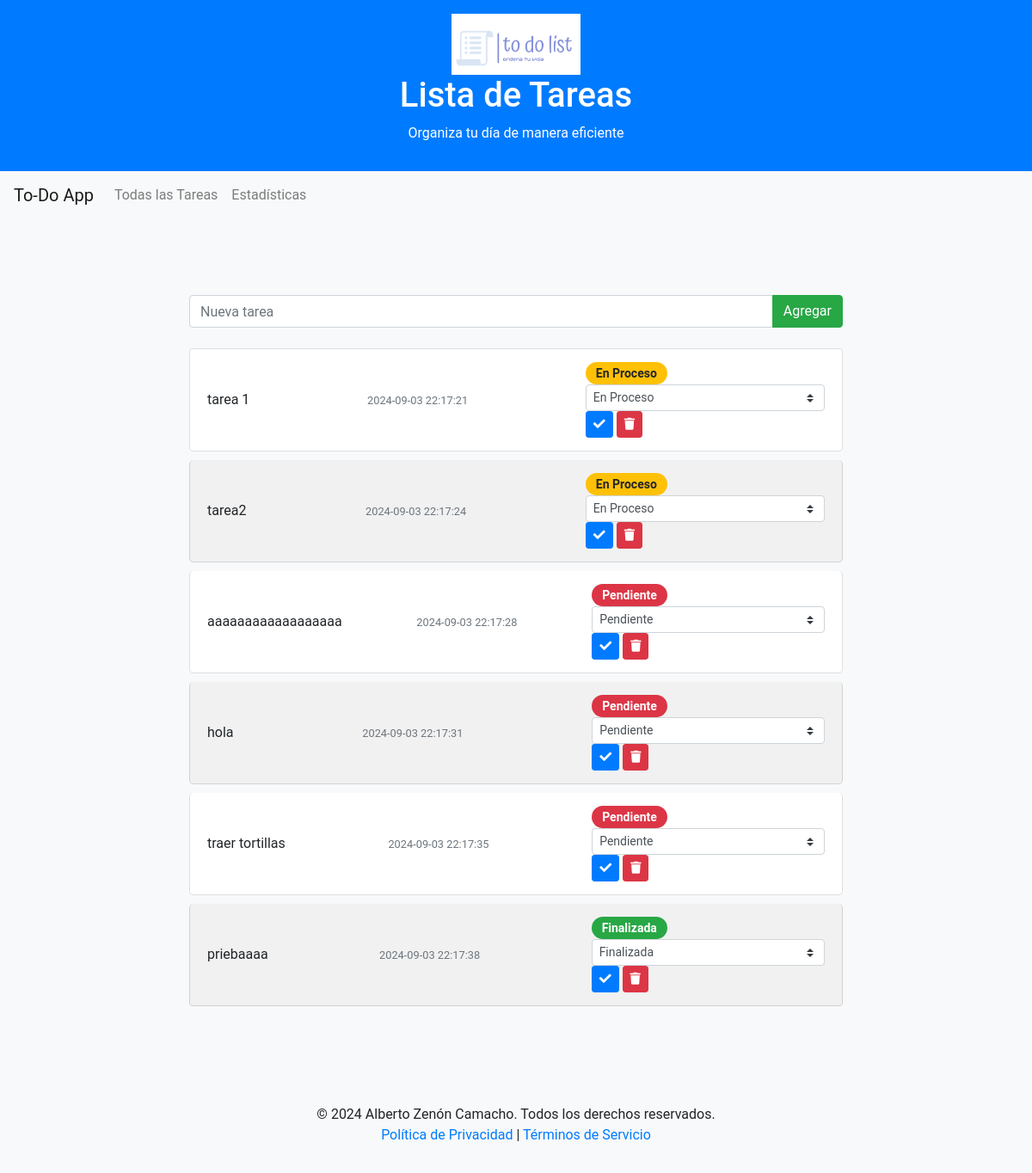
The page / on the database its author committed.
### tables this page shows
CREATE TABLE tasks (
            id INTEGER PRIMARY KEY AUTOINCREMENT,
            title TEXT NOT NULL,
            status TEXT NOT NULL,
            created_at TEXT NOT NULL
        );

### app.py (the view)
@app.route('/')
def index():
    conn = get_db_connection()
    tasks = conn.execute('SELECT * FROM tasks').fetchall()
    conn.close()
    return render_template('index.html', tasks=tasks)

### app.py (called while the page is built)
def get_db_connection():
    conn = sqlite3.connect('database.db')
    conn.row_factory = sqlite3.Row
    return conn

### templates/index.html (shortened to what this page needs)
{% extends 'base.html' %}
{% block content %}
    <form action="/add" method="POST" class="mb-4">
        <div class="input-group">
            <input type="text" name="title" class="form-control" placeholder="Nueva tarea" required>
            <div class="input-group-append">
                <button class="btn btn-success" type="submit">Agregar</button>
            </div>
        </div>
    </form>
    <ul class="list-group">
        {% for task in tasks %}
            <li class="list-group-item d-flex justify-content-between align-items-center">
                <span class="task-title">{{ task.title }}</span>
                <span class="text-muted small">{{ task.created_at }}</span>
                <div class="task-actions">
                    <span class="badge badge-pill {% if task.status == 'Pendiente' %}badge-danger{% elif task.status == 'En Proceso' %}badge-warning{% else %}badge-success{% endif %}">{{ task.status }}</span>
                    <form action="/update/{{ task.id }}" method="POST" class="d-inline">
                        <select name="status" class="custom-select custom-select-sm">
                            <option value="Pendiente" {% if task.status == 'Pendiente' %}selected{% endif %}>Pendiente</option>
                            <option value="En Proceso" {% if task.status == 'En Proceso' %}selected{% endif %}>En Proceso</option>
                            <option value="Finalizada" {% if task.status == 'Finalizada' %}selected{% endif %}>Finalizada</option>
                        </select>
                        <button type="submit" class="btn btn-sm btn-primary">
                            <i class="fas fa-check"></i>
                        </button>
                    </form>
                    <a href="/delete/{{ task.id }}" class="btn btn-sm btn-danger">
                        <i class="fas fa-trash"></i>
                    </a>
                </div>
            </li>
        {% endfor %}
    </ul>
{% endblock %}

### templates/base.html (shortened to what this page needs)
<!DOCTYPE html>
<html lang="es">
<head>
    <link rel="stylesheet" href="https://stackpath.bootstrapcdn.com/bootstrap/4.5.2/css/bootstrap.min.css">
    <link rel="stylesheet" href="{{ url_for('static', filename='css/styles.css') }}">
    <link rel="stylesheet" href="https://cdnjs.cloudflare.com/ajax/libs/font-awesome/5.15.1/css/all.min.css">
</head>
<body>
    <header class="bg-primary text-white text-center py-3">
        <img src="{{ url_for('static', filename='images/logo.png') }}" alt="Logo" class="img-fluid" style="max-width: 150px;">
        <h1>Lista de Tareas</h1>
        <p>Organiza tu día de manera eficiente</p>
    </header>
    <nav class="navbar navbar-expand-lg navbar-light bg-light">
        <a class="navbar-brand" href="#">To-Do App</a>
        <div class="collapse navbar-collapse" id="navbarNav">
            <ul class="navbar-nav">
                <li class="nav-item">
                    <a class="nav-link" href="/">Todas las Tareas</a>
                </li>
                <li class="nav-item">
                    <a class="nav-link" href="/statistics">Estadísticas</a>
                </li>
            </ul>
        </div>
    </nav>
    <div class="container my-5">
        {% block content %}{% endblock %}
    </div>
    <footer class="bg-light text-center py-3">
        <p class="mb-0">© 2024 Alberto Zenón Camacho. Todos los derechos reservados.</p>
        <p><a href="#" class="text-primary">Política de Privacidad</a> | <a href="#" class="text-primary">Términos de Servicio</a></p>
    </footer>
</body>
</html>

### static/css/styles.css (style rules this page uses)
:root { --primary-color: #007bff; --secondary-color: #6c757d; --success-color: #28a745; --danger-color: #dc3545; }
body { background-color: #f8f9fa; font-family: 'Roboto', sans-serif; margin: 0; padding: 0; }
header { background-color: var(--primary-color); color: white; padding: 20px; text-align: center; }
.container { max-width: 800px; margin: 0 auto; padding: 40px 20px; }
.list-group-item { display: flex; justify-content: space-between; align-items: center; padding: 15px 20px; border-radius: 5px; margin-bottom: 10px; transition: background-color 0.3s, transform 0.2s; }
.list-group-item:nth-child(even) { background-color: #f1f1f1; }
.badge { font-size: 14px; padding: 6px 12px; border-radius: 20px; }
.badge-danger { background-color: var(--danger-color); }
.badge-warning { background-color: #ffc107; }
.badge-success { background-color: var(--success-color); }
.btn { transition: background-color 0.3s, transform 0.2s; }

### rows shown on the page
tasks: title "tarea 1", created_at "2024-09-03 22:17:21", status "En Proceso"
tasks: title "tarea2", created_at "2024-09-03 22:17:24", status "En Proceso"
tasks: title "aaaaaaaaaaaaaaaaaa", created_at "2024-09-03 22:17:28", status "Pendiente"
tasks: title "hola", created_at "2024-09-03 22:17:31", status "Pendiente"
tasks: title "traer tortillas", created_at "2024-09-03 22:17:35", status "Pendiente"
tasks: title "priebaaaa", created_at "2024-09-03 22:17:38", status "Finalizada"
